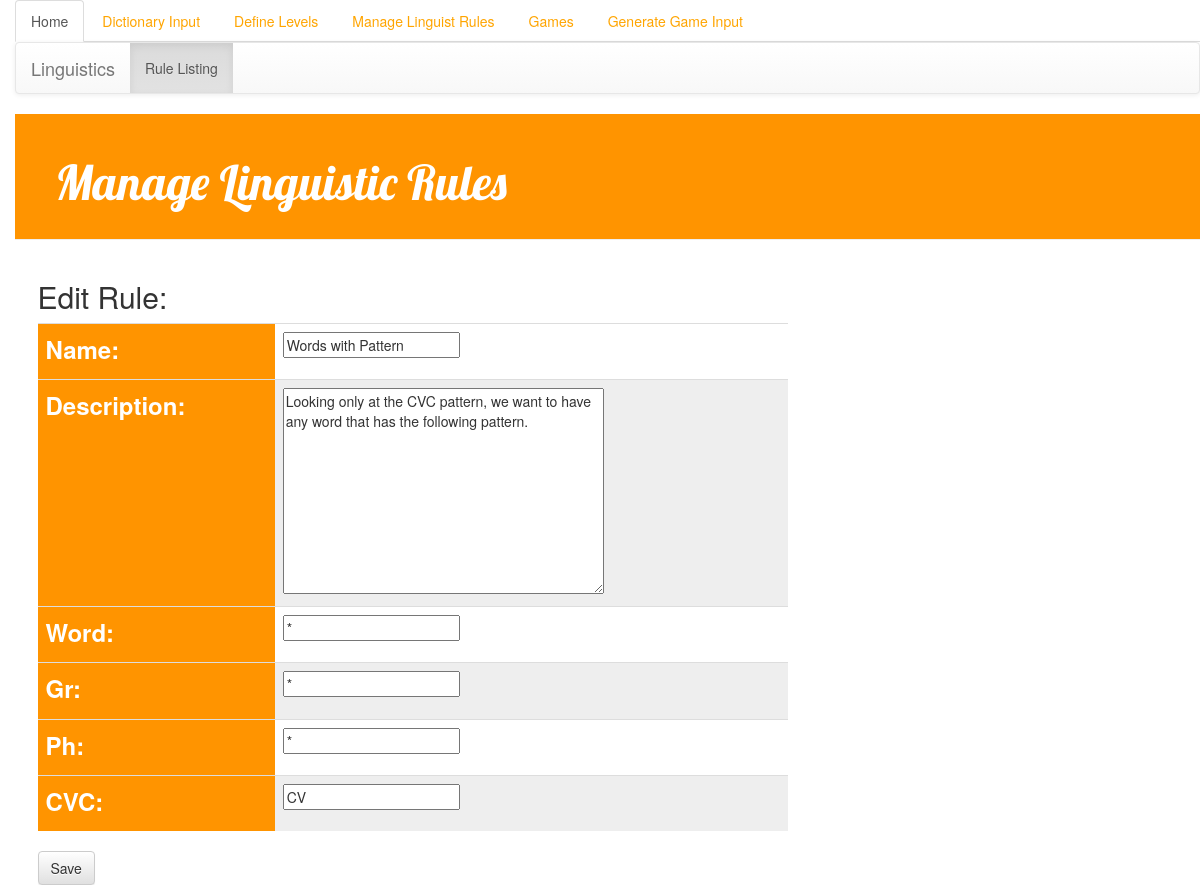
The page /Linguistics/linguistics_edit/2/edit/ on the database as committed earlier.
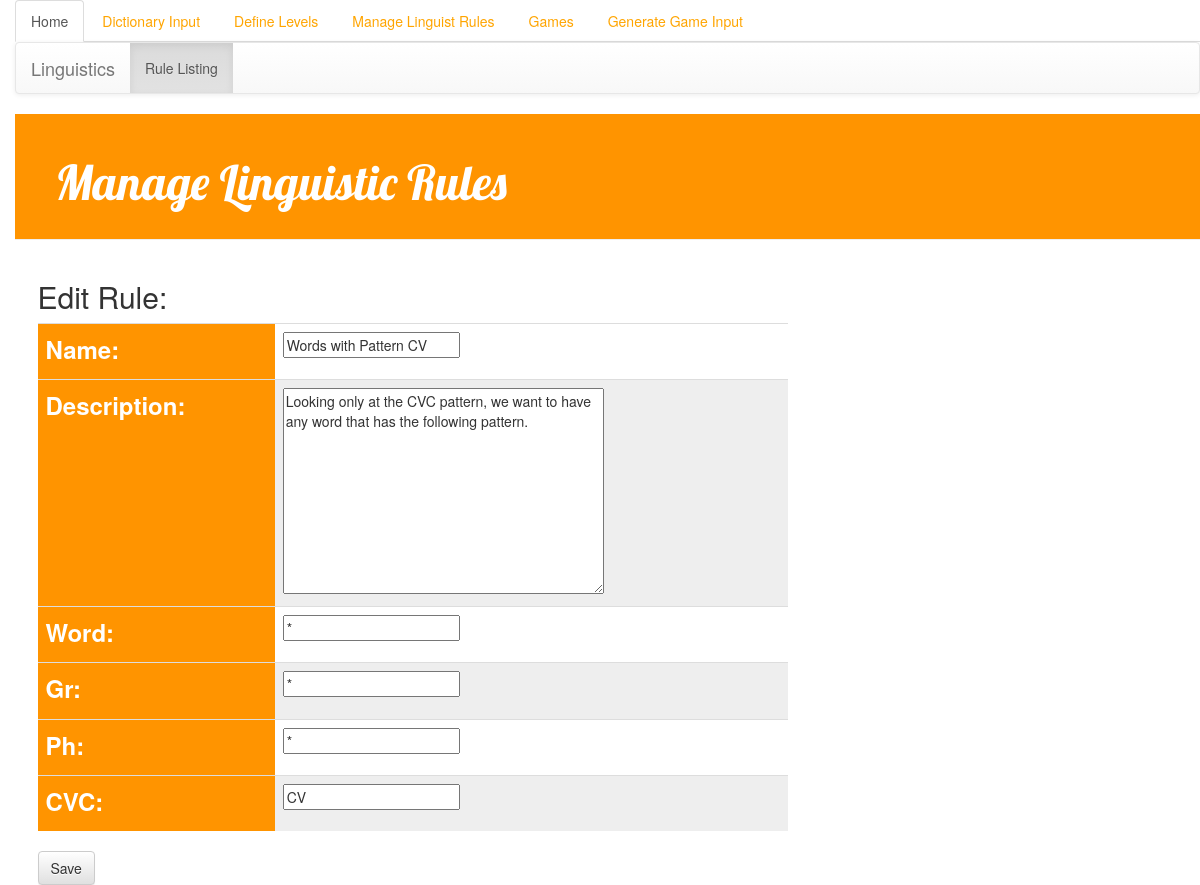
The same page on the database as committed later.
### Linguistics/models.py (models this page shows, shortened)
class LinguisticRule(models.Model):
    name = models.CharField(max_length=200,default='', null=True)
    description = models.TextField(default='Missing Description')
    word = models.CharField(max_length=200,default='',null=True)
    ph = models.CharField(max_length=200,default='',null=True)
    gr = models.CharField(max_length=200,default='',null=True)
    CVC = models.CharField(max_length=200,default='',null=True)

### Linguistics/views.py (the view)
# urls.py: url(r'^linguistics_edit/(?P<pk>\d+)/edit/$', views.linguistics_edit, name='linguistics_edit'),
def linguistics_edit(request, pk):
    try:
        rule = get_object_or_404(LinguisticRule,pk=pk)
    except LinguisticRule.DoesNotExist:
        raise Http404("This rule does not exist")
    if request.method == "POST":
        form = linguisticsRForm(request.POST,instance=rule)
        if form.is_valid():
            rule = form.save(commit=False)
            rule.save()
            return redirect('linguistics_detail', pk=rule.pk)
    else:
        form=linguisticsRForm(instance=rule)
    return render(request, 'Linguistics/linguistics_edit.html',{'form': form, 'rule': rule})

### Linguistics/forms.py
class linguisticsRForm(forms.ModelForm):
    class Meta:
        model = LinguisticRule
        fields = (
            'name',
            'description',
            'word',
            'gr',
            'ph',
            'CVC'
        )

### templates/Linguistics/linguistics_edit.html (shortened to what this page needs)
{% extends 'Linguistics/base.html' %}
{% block content %}
    <h2>Edit Rule: </h2>
    <div class="post">
        <form method="POST" class="post-form">{% csrf_token %}
            <table class="table table-hove">
                <tbody>
                {{ form.as_table }}
                </tbody>
            </table>
            <button type="submit" class="save btn btn-default">Save</button>
        </form>
    </div>
{% endblock %}

Rows that differ between the two databases and show on the page:
changed LinguisticRule "CV": name "Words with Pattern" → "Words with Pattern CV"
